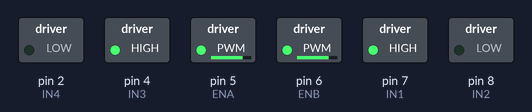
The sketch below on a simulated Arduino Uno, built with avr-gcc and run on an emulated ATmega328P. On the bench: switched loads named in the sketch (green lamp = pin HIGH).

Above: at 0.1 s.
At 1.6 s:
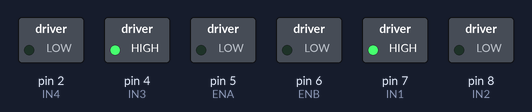
Timing chart, 0 to 3.1 s (numbered marks = the images above):
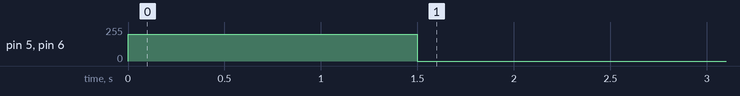

The sketch:

dos-ejemplo.ino
```cpp
// GLOBALT Robotics · Lección 11: dos motores con el L298N
// Motor izquierdo (A): IN1 D7, IN2 D8, ENA D5.
// Motor derecho  (B): IN3 D4, IN4 D2, ENB D6.

const int IN1 = 7;
const int IN2 = 8;
const int IN3 = 4;
const int IN4 = 2;
const int ENA = 5;
const int ENB = 6;

void avanzar(int velocidad) {
  digitalWrite(IN1, HIGH);
  digitalWrite(IN2, LOW);
  digitalWrite(IN3, HIGH);
  digitalWrite(IN4, LOW);
  analogWrite(ENA, velocidad);
  analogWrite(ENB, velocidad);
}

void parar() {
  analogWrite(ENA, 0);
  analogWrite(ENB, 0);
}

void setup() {
  pinMode(IN1, OUTPUT);
  pinMode(IN2, OUTPUT);
  pinMode(IN3, OUTPUT);
  pinMode(IN4, OUTPUT);

  // Práctica: prueba cada función por separado.
  avanzar(200);
  delay(1500);
  parar();
}

void loop() {
}
```
